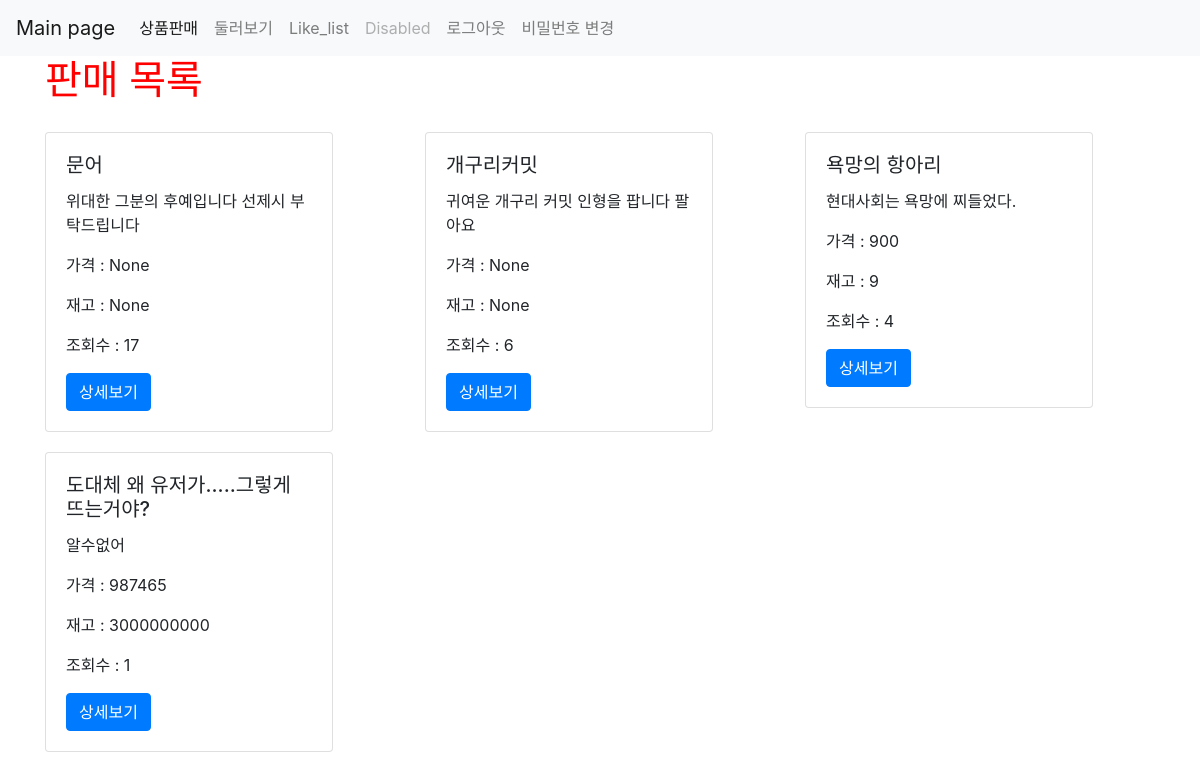
The page /products/ (signed in) on the database as committed earlier.
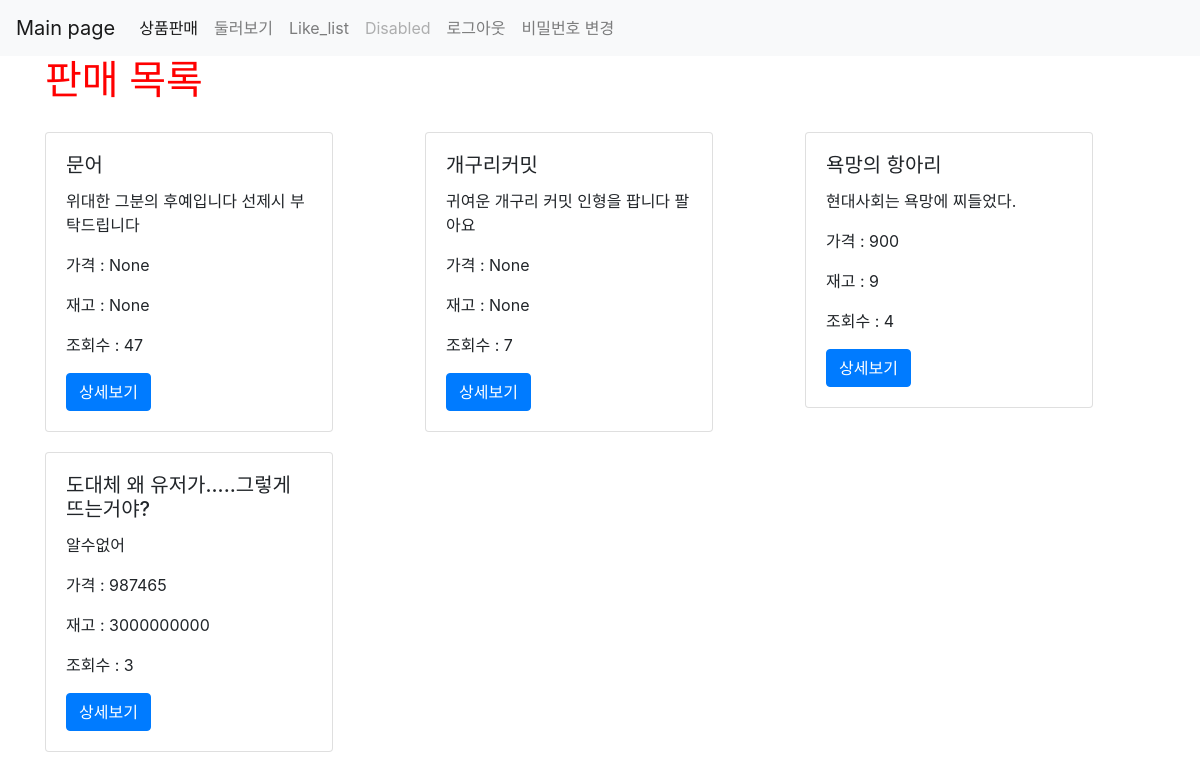
The same page on the database as committed later.
### products/models.py (models this page shows, shortened)
class Product(models.Model):
    title = models.CharField(max_length = 100)
    content = models.TextField()
    user = models.ForeignKey(User, on_delete=models.CASCADE, null=True)
    created_at = models.DateTimeField(auto_now_add = True)
    updated_at = models.DateTimeField(auto_now = True)
    view_count = models.IntegerField(default=0)
    image = models.ImageField(upload_to='images/', null=True)
    price = models.IntegerField(null=True)
    stock = models.IntegerField(null=True)
    like_user_set = models.ManyToManyField(User, blank=True, related_name='like_user_set', through='Like')

### products/views.py (the view)
# urls.py: path('', views.main, name="main"),
def main(request):
    all_products = Product.objects.all()
    return render (request, 'products/main.html', {'products': all_products})

### products/templates/products/main.html
{% extends 'base.html' %}
{% load static %}
{% block content %}
{% include 'shared/_navbar.html' %}
    <div class="container">
        {% if user.is_authenticated %}
            <h1>판매 목록</h1>
            <div class="row">
                {% for product in products %}
                    <div class="col-md-4 col-12">
                        <div class="card" style="width: 18rem; margin-top: 20px;">
                            <div class="card-body">
                                <h5 class="card-title">{{ product.title }}</h5>
                                <p class="card-content">{{ product.content }}</p>
                                <p>가격 : {{ product.price }}</p>
                                <p>재고 : {{ product.stock }}</p>
                                <p>조회수 : {{ product.view_count }}</p>
                                <a href="{% url 'products:show' product.pk %}" class="btn btn-primary">상세보기</a>
                            </div>
                        </div>
                    </div>
                 {% endfor %}
            </div>
        {% else %}
            <h3>로그인 후 이용이 가능합니다.</h3>
            <a href="{% url 'account_login' %}" class="btn btn-warning">로그인</a>
            <a href="{% url 'account_signup' %}" class="btn btn-warning">회원가입</a>
        {% endif %}
    </div>
{% endblock %}

Rows that differ between the two databases and show on the page:
changed Product "문어": view_count "17" → "47"
changed Product "개구리커밋": view_count "6" → "7"
changed Product "도대체 왜 유저가.....그렇게 뜨는거야?": view_count "1" → "3"
